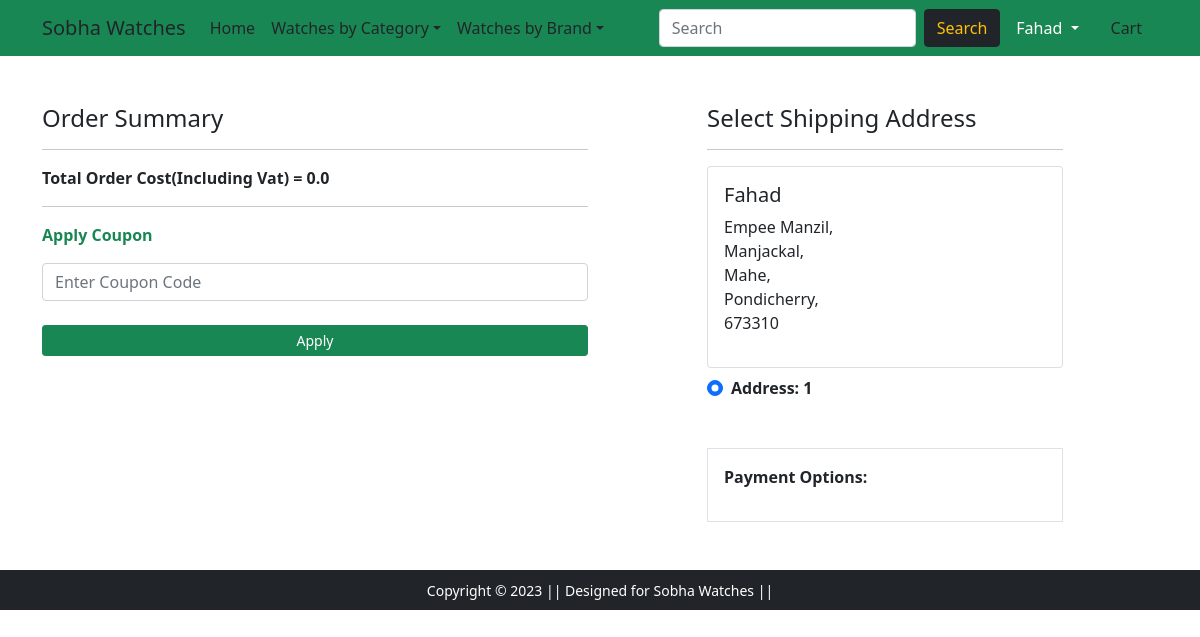
Screenshot of /checkout/ (signed in) with the database file from the repository.
### customadmin/models.py (models this page shows, shortened)
class Customer(models.Model):
    user_name = models.ForeignKey(User, on_delete=models.CASCADE)
    first_name = models.CharField(max_length=100, default='First Name')
    last_name = models.CharField(max_length=100, default='Last Name')
    email = models.EmailField(default='email')
    phone_number = PhoneNumberField(blank=True)
    address = models.CharField(max_length=200)
    city = models.CharField(max_length=100)
    district = models.CharField(max_length=100)
    pincode = models.IntegerField()
    state = models.CharField(choices=STATE_CHOICES, max_length=50)

### customadmin/views.py (the view, shortened to what this page needs)
# urls.py: path('checkout/', views.checkout, name='checkout'),
@login_required
def checkout(request):
    user = request.user
    add = Customer.objects.filter(user_name=user)
    cart_items = Cart.objects.filter(user=request.user)
    brand = Brand.objects.all()
    amount = 0.0
    vat = 0.0
    totalamount=0.0
    cart_product = [p for p in Cart.objects.all() if p.user == request.user]
    return render(request, 'checkout.html', {'add':add, 'cart_items':cart_items,'amount':amount, 'totalcost':totalamount})

### customadmin/models.py (called while the page is built)
def menu_links(request):
    brands=Brand.objects.all()
    return dict(brands=brands)

### customadmin/templates/checkout.html (shortened to what this page needs)
{% extends 'gbase.html' %}
{% load static %}
{% block main-content %}
<div class="container">
 <div class="row mt-5">
  <div class="col-sm-6">
    <h4>Order Summary</h4>
    <hr>
    <p class="fw-bold">Total Order Cost(Including Vat) = {{totalcost}}</p>
     <hr>
     <form method="POST" action="{% url 'checkout' %}">
      <div class="form-outline mb-4">
        <p class="text-success fw-bold">Apply Coupon</p>
        <input type="text" id="form4Example1" class="form-control" name="add_coupon" placeholder="Enter Coupon Code"/>
      </div>
      <button type="submit" class="btn btn-success btn-sm" style="width:100%">Apply</button>
    </form>
  </div>
  <div class="col-sm-4 offset-sm-1">
    <h4>Select Shipping Address</h4>
    <hr>
    <form action="/paymentdone" id="myform">
    {% for ad in add %}
      <div class="card">
        <div class="card-body">
        <h5>{{ad.first_name}}</h5>
        <p>{{ad.address}},<br> {{ad.city}},<br> {{ad.district}},<br> {{ad.state}},<br> {{ad.pincode}}</p>
        </div>
      </div>
        <div class="form-check mt-2 mb-5">
          <input class="form-check-input" type="radio" name="custid" id="custadd{{forloop.counter}}" value="{{ad.id}}" checked>
          <label class="form-check-label fw-bold" for="custadd{{forloop.counter}}">
            Address: {{ forloop.counter }} </label>
        </div>
      {% endfor %}
        <div class="border p-3 ">
          <p class="fw-bold">Payment Options:</p>
        </div>
      </form>
    </div>
  </div>
</div>
{% endblock main-content %}

### customadmin/templates/gbase.html (shortened to what this page needs)
<!doctype html>
{% load static %}
<html lang="en">
  <head>
    <link href="https://cdn.jsdelivr.net/npm/bootstrap@5.0.0-beta1/dist/css/bootstrap.min.css" rel="stylesheet">
    <link rel="stylesheet" href="{% static 'customadmin/css/owl.carousel.min.css' %}">
    <link rel="stylesheet" href="{% static 'customadmin/css/all.min.css' %}">
    <link rel="stylesheet" href="{% static 'customadmin/css/style.css' %}">
    <link href="http://www.jqueryscript.net/css/jquerysctipttop.css" rel="stylesheet" type="text/css">
  </head>
  <body>
    <nav class="navbar navbar-expand-lg navbar-dark bg-success">
     <div class="container">
       <a class="navbar-brand text-dark" href="/">Sobha Watches</a>
       <div class="collapse navbar-collapse" id="navbarSupportedContent">
         <ul class="navbar-nav me-auto mb-2 mb-lg-0">
           <li class="nav-item">
             <a class="nav-link active text-dark" aria-current="page" href="/">Home</a>
           </li>
           <li class="nav-item dropdown">
             <a class="nav-link dropdown-toggle text-dark" href="#" id="electronicsDropdown" role="button" data-bs-toggle="dropdown" aria-expanded="false">
               Watches by Category</a>
           </li>
           <li class="nav-item dropdown">
             <a class="nav-link dropdown-toggle text-dark" href="" id="fashionDropdown" role="button" data-bs-toggle="dropdown" aria-expanded="false">
              Watches by Brand</a>
           </li>
         </ul>
         <form class="d-flex">
           <input class="form-control me-2" type="search" placeholder="Search" aria-label="Search">
           <button class="btn btn-dark text-warning" type="submit">Search</button>
         </form>
         <div>
           <ul class="navbar-nav me-auto mb-2 mb-lg-0">
          {% if request.user.is_authenticated %}
            <li class="nav-item dropdown mx-2">
              <a class="nav-link dropdown-toggle text-white" href="#" id="profileDropdown" role="button" data-bs-toggle="dropdown" aria-expanded="false">
                {{request.user.username|capfirst}}
              </a>
            </li>
            <li class="nav-item mx-2">
              <a href="{% url 'showcart' %}" class="nav-link text-dark"> Cart </a>
            </li>
          {% endif %}
          </ul>
         </div>
       </div>
     </div>
    </nav>
    {% block main-content %} {% endblock main-content %}
    <footer class="container-fluid bg-dark text-center p-2 mt-5">
        <small class="text-white">Copyright &copy; 2023 || Designed for Sobha Watches || </small>
    </footer>
  </body>
</html>

### rows the page displays
Customer: first_name "Fahad", address "Empee Manzil", city "Manjackal", district "Mahe", state "Pondicherry", pincode "673310"

### other values shown
{{ request.user.username|capfirst }} "Fahad"
{{ totalcost }} "0.0"
